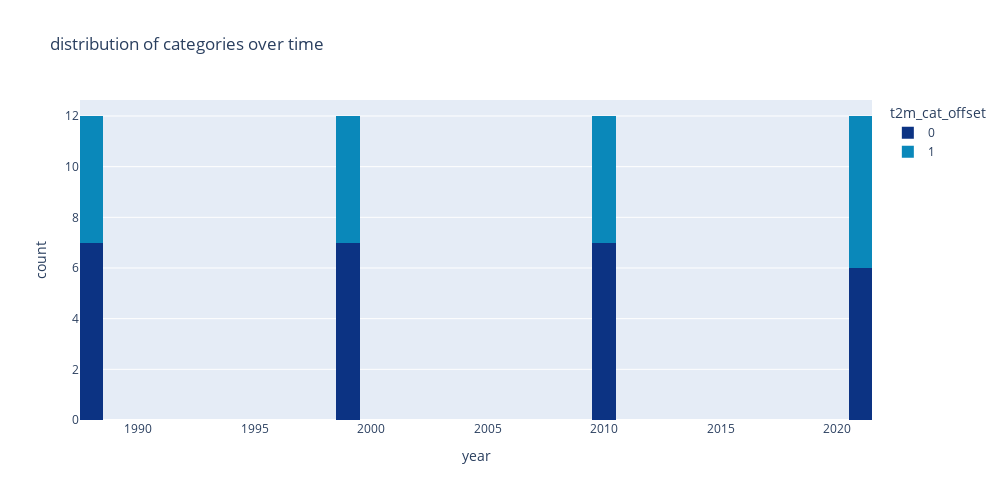

Here is the notebook cell this chart was saved with:
### Code cell
fig = px.histogram(
    data_frame = df_test,
    color = "t2m_cat_offset",
    x = "year",
    color_discrete_sequence = plt_style_s,
    title = "distribution of categories over time",
    histfunc= "count",
    nbins = len(set(df["year"].to_list())) + 4,

    width = 1000,
    height = 500,
)

fig.show()

### Figure 1 — Plotly figure (JSON) as saved in the notebook; plotly's stock layout.template omitted (floating-point values rounded to 4 significant figures)
{"data": [{"alignmentgroup": "True", "bingroup": "x", "histfunc": "count", "hovertemplate": "t2m_cat_offset=0<br>year=%{x}<br>count=%{y}<extra></extra>", "legendgroup": "0", "marker": {"color": "rgb(12,51,131)", "pattern": {"shape": ""}}, "name": "0", "nbinsx": 44, "offsetgroup": "0", "orientation": "v", "showlegend": true, "type": "histogram", "x": [1988, 1988, 1988, 1988, 1988, 1988, 1988, 1999, 1999, 1999, 1999, 1999, 1999, 1999, 2010, 2010, 2010, 2010, 2010, 2010, 2010, 2021, 2021, 2021, 2021, 2021, 2021], "xaxis": "x", "yaxis": "y"}, {"alignmentgroup": "True", "bingroup": "x", "histfunc": "count", "hovertemplate": "t2m_cat_offset=1<br>year=%{x}<br>count=%{y}<extra></extra>", "legendgroup": "1", "marker": {"color": "rgb(10,136,186)", "pattern": {"shape": ""}}, "name": "1", "nbinsx": 44, "offsetgroup": "1", "orientation": "v", "showlegend": true, "type": "histogram", "x": [1988, 1988, 1988, 1988, 1988, 1999, 1999, 1999, 1999, 1999, 2010, 2010, 2010, 2010, 2010, 2021, 2021, 2021, 2021, 2021, 2021], "xaxis": "x", "yaxis": "y"}], "layout": {"barmode": "relative", "height": 500, "legend": {"title": {"text": "t2m_cat_offset"}, "tracegroupgap": 0}, "title": {"text": "distribution of categories over time"}, "width": 1000, "xaxis": {"anchor": "y", "domain": [0, 1], "title": {"text": "year"}}, "yaxis": {"anchor": "x", "domain": [0, 1], "title": {"text": "count"}}}}
